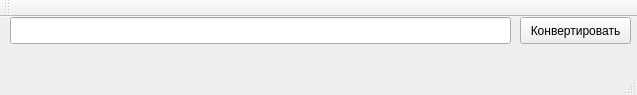
<?xml version="1.0" encoding="UTF-8"?>
<ui version="4.0">
 <class>MainWindow</class>
 <widget class="QMainWindow" name="MainWindow">
  <property name="geometry">
   <rect>
    <x>0</x>
    <y>0</y>
    <width>637</width>
    <height>95</height>
   </rect>
  </property>
  <property name="windowTitle">
   <string>MainWindow</string>
  </property>
  <widget class="QWidget" name="centralWidget">
   <widget class="QLineEdit" name="lineEdit">
    <property name="geometry">
     <rect>
      <x>10</x>
      <y>0</y>
      <width>501</width>
      <height>27</height>
     </rect>
    </property>
   </widget>
   <widget class="QPushButton" name="pushButton">
    <property name="geometry">
     <rect>
      <x>520</x>
      <y>0</y>
      <width>111</width>
      <height>27</height>
     </rect>
    </property>
    <property name="text">
     <string>Конвертировать</string>
    </property>
   </widget>
  </widget>
  <widget class="QMenuBar" name="menuBar">
   <property name="geometry">
    <rect>
     <x>0</x>
     <y>0</y>
     <width>637</width>
     <height>27</height>
    </rect>
   </property>
  </widget>
  <widget class="QToolBar" name="mainToolBar">
   <attribute name="toolBarArea">
    <enum>TopToolBarArea</enum>
   </attribute>
   <attribute name="toolBarBreak">
    <bool>false</bool>
   </attribute>
  </widget>
  <widget class="QStatusBar" name="statusBar"/>
 </widget>
 <layoutdefault spacing="6" margin="11"/>
 <resources/>
 <connections/>
</ui>
